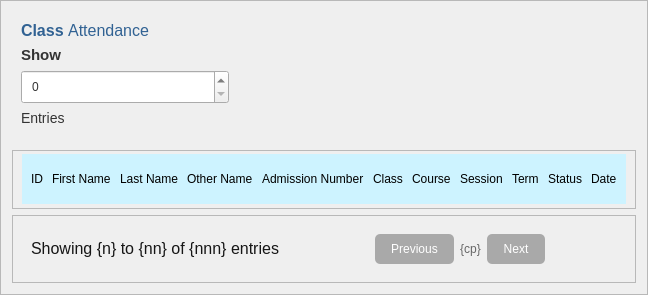
                   <widget class="QFrame" name="frame_184">
                    <property name="sizePolicy">
                     <sizepolicy hsizetype="Expanding" vsizetype="Expanding">
                      <horstretch>0</horstretch>
                      <verstretch>0</verstretch>
                     </sizepolicy>
                    </property>
                    <property name="frameShape">
                     <enum>QFrame::Shape::StyledPanel</enum>
                    </property>
                    <property name="frameShadow">
                     <enum>QFrame::Shadow::Raised</enum>
                    </property>
                    <layout class="QVBoxLayout" name="verticalLayout_78">
                     <item>
                      <widget class="QFrame" name="frame_185">
                       <property name="styleSheet">
                        <string notr="true">QLabel{
	font-size: 14px;
	color: #333;
}


QLineEdit{
	background-color: #f0f0f0;
	border: 1px solid #ccc;
	border-radius: 5px;
	padding: 6px;
	color: #333;
}

QComboBox{
	background-color: #f0f0f0;
	border: 1px solid #ccc;
	border-radius: 5px;
	padding: 6px;
	color: #333;
}

QPushButton {
	background-color: transparent;
	color: white;
	border: 1px solid #4caf50;
	border-radius: 5px;
	padding: 8px 16px;
}

QPushButton:hover{
	background-color: #45a049;
}

QPushButton:pressed{
	background-color: #3e8e41;
}
</string>
                       </property>
                       <property name="frameShape">
                        <enum>QFrame::Shape::NoFrame</enum>
                       </property>
                       <property name="frameShadow">
                        <enum>QFrame::Shadow::Raised</enum>
                       </property>
                       <layout class="QHBoxLayout" name="horizontalLayout_86">
                        <item>
                         <widget class="QFrame" name="frame_186">
                          <property name="minimumSize">
                           <size>
                            <width>208</width>
                            <height>0</height>
                           </size>
                          </property>
                          <property name="frameShape">
                           <enum>QFrame::Shape::NoFrame</enum>
                          </property>
                          <property name="frameShadow">
                           <enum>QFrame::Shadow::Raised</enum>
                          </property>
                          <layout class="QVBoxLayout" name="verticalLayout_79">
                           <property name="leftMargin">
                            <number>0</number>
                           </property>
                           <property name="topMargin">
                            <number>0</number>
                           </property>
                           <property name="rightMargin">
                            <number>0</number>
                           </property>
                           <item>
                            <widget class="QLabel" name="label_164">
                             <property name="text">
                              <string>&lt;html&gt;&lt;head/&gt;&lt;body&gt;&lt;p&gt;&lt;span style=&quot; font-size:12pt; font-weight:600; color:#316293;&quot;&gt;Class &lt;/span&gt;&lt;span style=&quot; font-size:12pt; color:#316293;&quot;&gt;Attendance&lt;/span&gt;&lt;/p&gt;&lt;/body&gt;&lt;/html&gt;</string>
                             </property>
                            </widget>
                           </item>
                           <item>
                            <widget class="QLabel" name="label_165">
                             <property name="text">
                              <string>&lt;html&gt;&lt;head/&gt;&lt;body&gt;&lt;p&gt;&lt;span style=&quot; font-size:11pt; font-weight:600;&quot;&gt;Show&lt;/span&gt;&lt;/p&gt;&lt;/body&gt;&lt;/html&gt;</string>
                             </property>
                            </widget>
                           </item>
                           <item>
                            <widget class="QSpinBox" name="showStudentAttendanceEnrtiesspinBox">
                             <property name="minimumSize">
                              <size>
                               <width>200</width>
                               <height>0</height>
                              </size>
                             </property>
                             <property name="styleSheet">
                              <string notr="true">padding: 6px;
color: #333;
backgound-color: #f0f0f0;</string>
                             </property>
                            </widget>
                           </item>
                           <item>
                            <widget class="QLabel" name="label_166">
                             <property name="text">
                              <string>Entries</string>
                             </property>
                            </widget>
                           </item>
                          </layout>
                         </widget>
                        </item>
                        <item>
                         <widget class="QFrame" name="frame_187">
                          <property name="sizePolicy">
                           <sizepolicy hsizetype="Expanding" vsizetype="Preferred">
                            <horstretch>0</horstretch>
                            <verstretch>0</verstretch>
                           </sizepolicy>
                          </property>
                          <property name="frameShape">
                           <enum>QFrame::Shape::NoFrame</enum>
                          </property>
                          <property name="frameShadow">
                           <enum>QFrame::Shadow::Raised</enum>
                          </property>
                          <widget class="QLabel" name="label_167">
                           <property name="geometry">
                            <rect>
                             <x>320</x>
                             <y>100</y>
                             <width>323</width>
                             <height>75</height>
                            </rect>
                           </property>
                           <property name="text">
                            <string>TextLabel</string>
                           </property>
                          </widget>
                         </widget>
                        </item>
                       </layout>
                      </widget>
                     </item>
                     <item>
                      <widget class="QFrame" name="showclassCoursesTableFrame_4">
                       <property name="sizePolicy">
                        <sizepolicy hsizetype="Expanding" vsizetype="Expanding">
                         <horstretch>0</horstretch>
                         <verstretch>0</verstretch>
                        </sizepolicy>
                       </property>
                       <property name="frameShape">
                        <enum>QFrame::Shape::StyledPanel</enum>
                       </property>
                       <property name="frameShadow">
                        <enum>QFrame::Shadow::Raised</enum>
                       </property>
                       <layout class="QGridLayout" name="gridLayout_25">
                        <property name="topMargin">
                         <number>3</number>
                        </property>
                        <property name="bottomMargin">
                         <number>4</number>
                        </property>
                        <property name="verticalSpacing">
                         <number>4</number>
                        </property>
                        <item row="0" column="0" alignment="Qt::AlignmentFlag::AlignTop">
                         <widget class="QWidget" name="ClassCoursestableTitlewrowwidget_7" native="true">
                          <property name="sizePolicy">
                           <sizepolicy hsizetype="Preferred" vsizetype="Fixed">
                            <horstretch>0</horstretch>
                            <verstretch>0</verstretch>
                           </sizepolicy>
                          </property>
                          <property name="minimumSize">
                           <size>
                            <width>0</width>
                            <height>50</height>
                           </size>
                          </property>
                          <property name="maximumSize">
                           <size>
                            <width>16777215</width>
                            <height>50</height>
                           </size>
                          </property>
                          <property name="styleSheet">
                           <string notr="true">background-color:rgb(205, 243, 255)</string>
                          </property>
                          <layout class="QHBoxLayout" name="horizontalLayout_87">
                           <property name="spacing">
                            <number>9</number>
                           </property>
                           <property name="leftMargin">
                            <number>9</number>
                           </property>
                           <property name="rightMargin">
                            <number>9</number>
                           </property>
                           <property name="bottomMargin">
                            <number>9</number>
                           </property>
                           <item>
                            <widget class="QLabel" name="label_169">
                             <property name="text">
                              <string>ID</string>
                             </property>
                            </widget>
                           </item>
                           <item>
                            <widget class="QLabel" name="label_170">
                             <property name="text">
                              <string>First Name</string>
                             </property>
                            </widget>
                           </item>
                           <item>
                            <widget class="QLabel" name="label_171">
                             <property name="text">
                              <string>Last Name</string>
                             </property>
                            </widget>
                           </item>
                           <item>
                            <widget class="QLabel" name="label_172">
                             <property name="text">
                              <string>Other Name</string>
                             </property>
                            </widget>
                           </item>
                           <item>
                            <widget class="QLabel" name="label_173">
                             <property name="text">
                              <string>Admission Number</string>
                             </property>
                            </widget>
                           </item>
                           <item>
                            <widget class="QLabel" name="label_174">
                             <property name="text">
                              <string>Class</string>
                             </property>
                            </widget>
                           </item>
                           <item>
                            <widget class="QLabel" name="label_175">
                             <property name="text">
                              <string>Course</string>
                             </property>
                            </widget>
                           </item>
                           <item>
                            <widget class="QLabel" name="label_176">
                             <property name="text">
                              <string>Session</string>
                             </property>
                            </widget>
                           </item>
                           <item>
                            <widget class="QLabel" name="label_177">
                             <property name="text">
                              <string>Term</string>
                             </property>
                            </widget>
                           </item>
                           <item>
                            <widget class="QLabel" name="label_178">
                             <property name="text">
                              <string>Status</string>
                             </property>
                            </widget>
                           </item>
                           <item>
                            <widget class="QLabel" name="label_179">
                             <property name="text">
                              <string>Date</string>
                             </property>
                            </widget>
                           </item>
                          </layout>
                         </widget>
                        </item>
                       </layout>
                      </widget>
                     </item>
                     <item alignment="Qt::AlignmentFlag::AlignBottom">
                      <widget class="QFrame" name="frame_189">
                       <property name="styleSheet">
                        <string notr="true">QLabel{
	font-size: 12px;
	color: #666;
}

QPushButton{
	background-color: darkgrey;
	color: white;
	border: none;
	border-radius: 5px;
	padding: 8px 16px
}
QPushButton:hover{
	background-color: #45a049;
}
QPushButton:pressed{
	background-color: #3e8e41;
}</string>
                       </property>
                       <property name="frameShape">
                        <enum>QFrame::Shape::StyledPanel</enum>
                       </property>
                       <property name="frameShadow">
                        <enum>QFrame::Shadow::Raised</enum>
                       </property>
                       <layout class="QHBoxLayout" name="horizontalLayout_88">
                        <item alignment="Qt::AlignmentFlag::AlignLeft">
                         <widget class="QFrame" name="frame_190">
                          <property name="frameShape">
                           <enum>QFrame::Shape::NoFrame</enum>
                          </property>
                          <property name="frameShadow">
                           <enum>QFrame::Shadow::Raised</enum>
                          </property>
                          <layout class="QVBoxLayout" name="verticalLayout_80">
                           <item>
                            <widget class="QLabel" name="studentAttendancePageNumber_label">
                             <property name="text">
                              <string>&lt;html&gt;&lt;head/&gt;&lt;body&gt;&lt;p&gt;&lt;span style=&quot; font-size:12pt; color:#161616;&quot;&gt;Showing {n} to {nn} of {nnn} entries&lt;/span&gt;&lt;/p&gt;&lt;/body&gt;&lt;/html&gt;</string>
                             </property>
                            </widget>
                           </item>
                          </layout>
                         </widget>
                        </item>
                        <item>
                         <widget class="QFrame" name="frame_191">
                          <property name="sizePolicy">
                           <sizepolicy hsizetype="Expanding" vsizetype="Preferred">
                            <horstretch>0</horstretch>
                            <verstretch>0</verstretch>
                           </sizepolicy>
                          </property>
                          <property name="frameShape">
                           <enum>QFrame::Shape::NoFrame</enum>
                          </property>
                          <property name="frameShadow">
                           <enum>QFrame::Shadow::Raised</enum>
                          </property>
                         </widget>
                        </item>
                        <item alignment="Qt::AlignmentFlag::AlignHCenter">
                         <widget class="QFrame" name="frame_192">
                          <property name="frameShape">
                           <enum>QFrame::Shape::NoFrame</enum>
                          </property>
                          <property name="frameShadow">
                           <enum>QFrame::Shadow::Raised</enum>
                          </property>
                          <layout class="QHBoxLayout" name="horizontalLayout_89">
                           <item>
                            <widget class="QPushButton" name="view_student_attendance_preview_btn">
                             <property name="text">
                              <string>Previous</string>
                             </property>
                             <property name="icon">
                              <iconset resource="Resources/icons/skyblue/skyblue.qrc">
                               <normaloff>:/skyblue_icons/corner-up-left.svg</normaloff>:/skyblue_icons/corner-up-left.svg</iconset>
                             </property>
                            </widget>
                           </item>
                           <item>
                            <widget class="QLabel" name="current_student_attendance_page_label">
                             <property name="text">
                              <string>&lt;html&gt;&lt;head/&gt;&lt;body&gt;&lt;p align=&quot;center&quot;&gt;{cp}&lt;/p&gt;&lt;/body&gt;&lt;/html&gt;</string>
                             </property>
                            </widget>
                           </item>
                           <item>
                            <widget class="QPushButton" name="view_student_attendance_next_btn">
                             <property name="text">
                              <string>Next</string>
                             </property>
                             <property name="icon">
                              <iconset resource="Resources/icons/skyblue/skyblue.qrc">
                               <normaloff>:/skyblue_icons/corner-up-right.svg</normaloff>:/skyblue_icons/corner-up-right.svg</iconset>
                             </property>
                            </widget>
                           </item>
                          </layout>
                         </widget>
                        </item>
                        <item>
                         <widget class="QFrame" name="frame_193">
                          <property name="sizePolicy">
                           <sizepolicy hsizetype="Expanding" vsizetype="Preferred">
                            <horstretch>0</horstretch>
                            <verstretch>0</verstretch>
                           </sizepolicy>
                          </property>
                          <property name="frameShape">
                           <enum>QFrame::Shape::NoFrame</enum>
                          </property>
                          <property name="frameShadow">
                           <enum>QFrame::Shadow::Raised</enum>
                          </property>
                         </widget>
                        </item>
                       </layout>
                      </widget>
                     </item>
                    </layout>
                   </widget>
